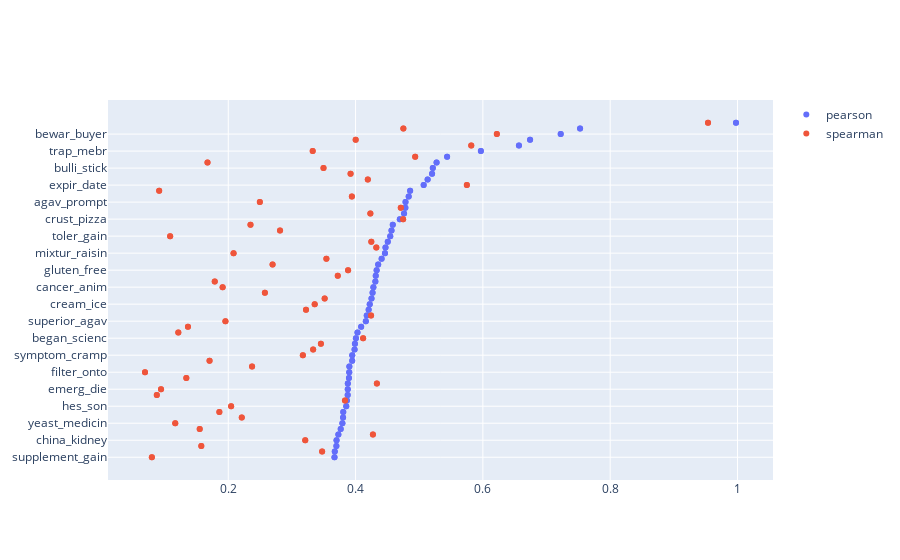

Here is the notebook cell this chart was saved with:
### Code cell
import plotly.graph_objects as go

correlations_stacked_plot = correlations_stacked.loc[strong_corr].reset_index().sort_values("pearson")
fig = go.Figure()

for cor in ["pearson", "spearman"]:

# Add traces
    fig.add_trace(
        go.Scatter(
            y=correlations_stacked_plot["index"], 
            x=correlations_stacked_plot[cor],
            mode='markers',
            text=correlations_stacked_plot[["pearson", "spearman"]],
            name=cor)
    )


fig.show()

### Figure 1 — Plotly figure (JSON) as saved in the notebook; plotly's stock layout.template omitted (floating-point values rounded to 4 significant figures; data arrays with more than 128 entries replaced by an {"elided": "..."} marker saying what was removed)
{"data": [{"mode": "markers", "name": "pearson", "text": {"elided": "120x2 float values"}, "type": "scatter", "x": [0.3669, 0.3669, 0.3673, 0.3673, 0.3699, 0.3699, 0.3701, 0.3701, 0.373, 0.373, 0.3767, 0.3767, 0.3793, 0.3793, 0.3804, 0.3804, 0.3807, 0.3807, 0.3854, 0.3854, 0.3863, 0.3863, 0.3876, 0.3876, 0.3878, 0.3878, 0.3878, 0.3878, 0.3896, 0.3896, 0.3901, 0.3901, 0.3902, 0.3902, 0.3947, 0.3947, 0.3948, 0.3948, 0.3984, 0.3984, 0.399, 0.399, 0.4006, 0.4006, 0.403, 0.403, 0.4088, 0.4088, 0.4161, 0.4161, 0.4176, 0.4176, 0.4206, 0.4206, 0.4223, 0.4223, 0.4251, 0.4251, 0.4267, 0.4267, 0.428, 0.428, 0.4311, 0.4311, 0.4317, 0.4317, 0.4331, 0.4331, 0.4356, 0.4356, 0.4409, 0.4409, 0.4462, 0.4462, 0.447, 0.447, 0.4506, 0.4506, 0.4545, 0.4545, 0.4564, 0.4564, 0.4585, 0.4585, 0.4695, 0.4695, 0.4762, 0.4762, 0.4782, 0.4782, 0.4785, 0.4785, 0.4835, 0.4835, 0.4857, 0.4857, 0.507, 0.507, 0.5132, 0.5132, 0.5202, 0.5202, 0.5213, 0.5213, 0.5273, 0.5273, 0.5438, 0.5438, 0.5968, 0.5968, 0.6567, 0.6567, 0.6742, 0.6742, 0.7223, 0.7223, 0.7527, 0.7527, 0.9976, 0.9976], "y": ["supplement_gain", "supplement_gain", "ingredi_list", "ingredi_list", "stuck_vinegar", "stuck_vinegar", "china_kidney", "china_kidney", "cheddar_puff", "cheddar_puff", "design_specif", "design_specif", "yeast_medicin", "yeast_medicin", "lab_usa", "lab_usa", "ran_dairi", "ran_dairi", "hes_son", "hes_son", "salt_sea", "salt_sea", "center_liquid", "center_liquid", "emerg_die", "emerg_die", "kcup_keurig", "kcup_keurig", "handl_late", "handl_late", "filter_onto", "filter_onto", "leak_mess", "leak_mess", "birthday_parti", "birthday_parti", "symptom_cramp", "symptom_cramp", "adopt_shes", "adopt_shes", "potato_chip", "potato_chip", "began_scienc", "began_scienc", "berri_smoothi", "berri_smoothi", "websit_word", "websit_word", "superior_agav", "superior_agav", "pocket_pill", "pocket_pill", "pain_intestin", "pain_intestin", "cream_ice", "cream_ice", "golden_werent", "golden_werent", "trap_accord", "trap_accord", "cancer_anim", "cancer_anim", "crack_mail", "crack_mail", "scienc_diet", "scienc_diet", "gluten_free", "gluten_free", "stool_slowli", "stool_slowli", "brewer_timothi", "brewer_timothi", "mixtur_raisin", "mixtur_raisin", "subscrib_save", "subscrib_save", "diseas_celiac", "diseas_celiac", "toler_gain", "toler_gain", "apart_fall", "apart_fall", "meet_luck", "meet_luck", "crust_pizza", "crust_pizza", "store_groceri", "store_groceri", "hydrogen_partial", "hydrogen_partial", "agav_prompt", "agav_prompt", "custom_servic", "custom_servic", "percent_fructos", "percent_fructos", "expir_date", "expir_date", "money_wast", "money_wast", "basket_gift", "basket_gift", "bulli_stick", "bulli_stick", "chop_pork", "chop_pork", "butter_peanut", "butter_peanut", "trap_mebr", "trap_mebr", "scienc_evo", "scienc_evo", "link_jack", "link_jack", "bewar_buyer", "bewar_buyer", "beer_root", "beer_root", "earl_grey", "earl_grey"]}, {"mode": "markers", "name": "spearman", "text": {"elided": "120x2 float values"}, "type": "scatter", "x": [0.08001, 0.08001, 0.3475, 0.3475, 0.1577, 0.1577, 0.3209, 0.3209, 0.4273, 0.4273, 0.1552, 0.1552, 0.1167, 0.1167, 0.2212, 0.2212, 0.186, 0.186, 0.2045, 0.2045, 0.3834, 0.3834, 0.08775, 0.08775, 0.09439, 0.09439, 0.4335, 0.4335, 0.1342, 0.1342, 0.06923, 0.06923, 0.2374, 0.2374, 0.1706, 0.1706, 0.3172, 0.3172, 0.3334, 0.3334, 0.3455, 0.3455, 0.4119, 0.4119, 0.1215, 0.1215, 0.1367, 0.1367, 0.1956, 0.1956, 0.4244, 0.4244, 0.3222, 0.3222, 0.3358, 0.3358, 0.3515, 0.3515, 0.2576, 0.2576, 0.1912, 0.1912, 0.1788, 0.1788, 0.372, 0.372, 0.3882, 0.3882, 0.2696, 0.2696, 0.3542, 0.3542, 0.2083, 0.2083, 0.4326, 0.4326, 0.4248, 0.4248, 0.1087, 0.1087, 0.2813, 0.2813, 0.2349, 0.2349, 0.4747, 0.4747, 0.4232, 0.4232, 0.471, 0.471, 0.2496, 0.2496, 0.3942, 0.3942, 0.09149, 0.09149, 0.5748, 0.5748, 0.4192, 0.4192, 0.3922, 0.3922, 0.3496, 0.3496, 0.1674, 0.1674, 0.4937, 0.4937, 0.3327, 0.3327, 0.5818, 0.5818, 0.4002, 0.4002, 0.6219, 0.6219, 0.4751, 0.4751, 0.9537, 0.9537], "y": ["supplement_gain", "supplement_gain", "ingredi_list", "ingredi_list", "stuck_vinegar", "stuck_vinegar", "china_kidney", "china_kidney", "cheddar_puff", "cheddar_puff", "design_specif", "design_specif", "yeast_medicin", "yeast_medicin", "lab_usa", "lab_usa", "ran_dairi", "ran_dairi", "hes_son", "hes_son", "salt_sea", "salt_sea", "center_liquid", "center_liquid", "emerg_die", "emerg_die", "kcup_keurig", "kcup_keurig", "handl_late", "handl_late", "filter_onto", "filter_onto", "leak_mess", "leak_mess", "birthday_parti", "birthday_parti", "symptom_cramp", "symptom_cramp", "adopt_shes", "adopt_shes", "potato_chip", "potato_chip", "began_scienc", "began_scienc", "berri_smoothi", "berri_smoothi", "websit_word", "websit_word", "superior_agav", "superior_agav", "pocket_pill", "pocket_pill", "pain_intestin", "pain_intestin", "cream_ice", "cream_ice", "golden_werent", "golden_werent", "trap_accord", "trap_accord", "cancer_anim", "cancer_anim", "crack_mail", "crack_mail", "scienc_diet", "scienc_diet", "gluten_free", "gluten_free", "stool_slowli", "stool_slowli", "brewer_timothi", "brewer_timothi", "mixtur_raisin", "mixtur_raisin", "subscrib_save", "subscrib_save", "diseas_celiac", "diseas_celiac", "toler_gain", "toler_gain", "apart_fall", "apart_fall", "meet_luck", "meet_luck", "crust_pizza", "crust_pizza", "store_groceri", "store_groceri", "hydrogen_partial", "hydrogen_partial", "agav_prompt", "agav_prompt", "custom_servic", "custom_servic", "percent_fructos", "percent_fructos", "expir_date", "expir_date", "money_wast", "money_wast", "basket_gift", "basket_gift", "bulli_stick", "bulli_stick", "chop_pork", "chop_pork", "butter_peanut", "butter_peanut", "trap_mebr", "trap_mebr", "scienc_evo", "scienc_evo", "link_jack", "link_jack", "bewar_buyer", "bewar_buyer", "beer_root", "beer_root", "earl_grey", "earl_grey"]}], "layout": {}}
